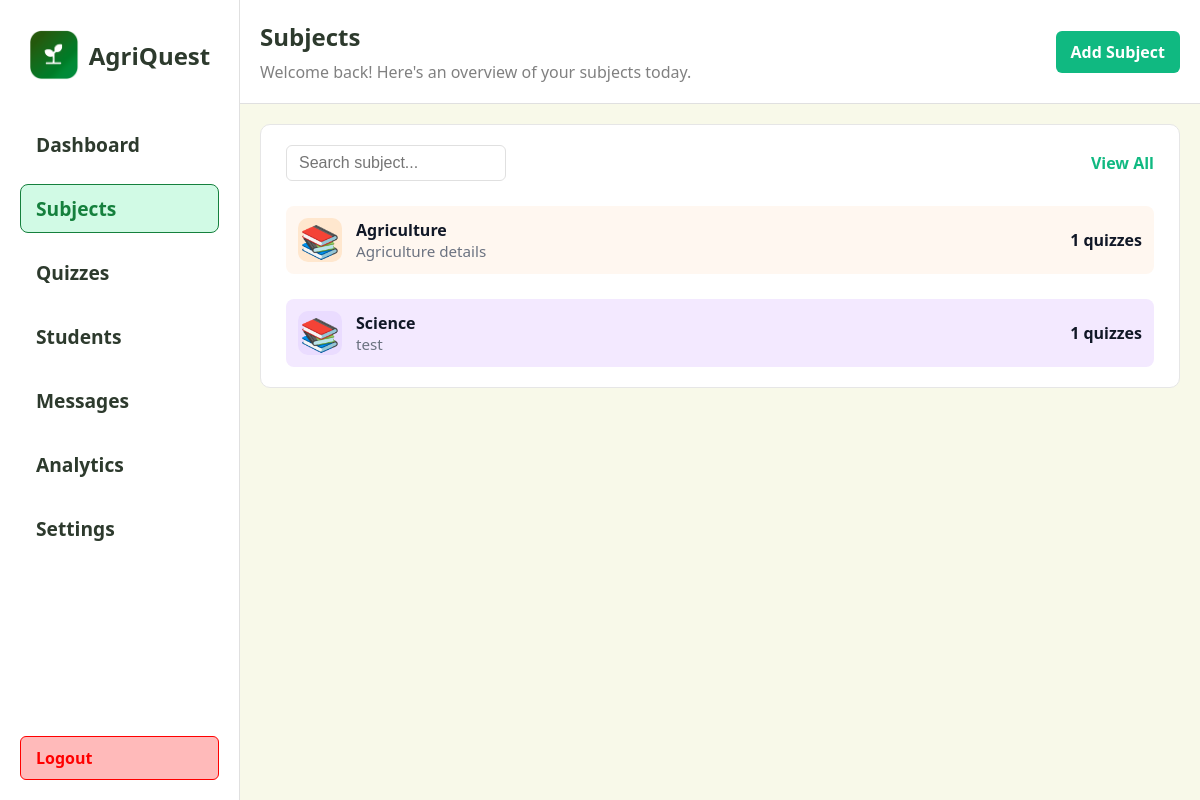
Page /teacher/subjects on the committed database.
### app/models.py (models this page shows)
class Subject(db.Model):
	id = db.Column(db.Integer, primary_key=True)
	name = db.Column(db.String(120), unique=True, nullable=False)
	code = db.Column(db.String(20), unique=True)
	description = db.Column(db.Text)
	category = db.Column(db.String(50))
	grade_level = db.Column(db.String(20))
	quizzes = db.relationship('Quiz', backref='subject', lazy=True)

### app/routes.py (the view)
@main.route("/teacher/subjects")
def teacher_subjects():
    subjects = Subject.query.all()
    return render_template("teacher/subjects.html", subjects=subjects)

### app/templates/teacher/subjects.html (shortened to what this page needs)
<!DOCTYPE html>
<html lang="en">
  <head>
  </head>
  <body>
    <div class="left">
      {% include 'partials/teacher_sidebar.html' %}
    </div>
    <div class="right">
      <div class="header">
        <div class="header-title">
          <span style="font-size: 1.5rem; font-weight: 700; color: #2d3a2d"
            >Subjects</span
          >
          <span style="font-size: 1rem; color: grey"
            >Welcome back! Here's an overview of your subjects today.</span
          >
        </div>
        <div class="header-actions">
          <a id="add-subject-btn" href="#" class="btn green" style="padding: 10px 15px; border-radius: 6px; text-decoration: none;">
            Add Subject
          </a>
        </div>
      </div>
      <div class="section" style="width: 100%;">
        <div class="available-quizzes" style="width: 100%;">
          <div style="display: flex; justify-content: space-between; align-items: center;">
            <input id="subject-search" type="text" placeholder="Search subject..." style="padding: 8px 12px; border-radius: 6px; border: 1px solid #e0e0e0; font-size: 1rem; width: 220px;" />
            <a style="color: #10b981; text-decoration: none; font-weight: 700">View All</a>
          </div>
          {% for subject in subjects %}
          {% set card_class = 'card-bg-' ~ ((loop.index0 % 5) + 1) %}
          {% set icon_class = 'icon-bg-' ~ ((loop.index0 % 5) + 1) %}
          <div class="{{ card_class }} subject-card" style="border-radius: 8px; padding: 12px; display: flex; align-items: center; gap: 14px; margin-top: 10px;" data-name="{{ subject.name|lower }}" data-description="{{ subject.description|lower if subject.description }}">
            <div class="{{ icon_class }}" style="width: 44px; height: 44px; border-radius: 10px; display: flex; align-items: center; justify-content: center; font-size: 2rem;">
              📚
            </div>
            <div style="flex: 1;">
              <div style="font-weight: 700; color: #111827;">{{ subject.name }}</div>
              <div style="color: #6b7280; font-size: 0.95rem;">{{ subject.description or 'No description' }}</div>
            </div>
            <div style="text-align: right;">
              <div style="font-weight: 600; color: #111827;">{{ subject.quizzes|length if subject.quizzes is defined else 0 }} quizzes</div>
            </div>
          </div>
          {% else %}
          <div style="margin-top: 20px; color: #6b7280; text-align: center;">No subjects found.</div>
          {% endfor %}
        </div>
      </div>
    </div>
  </body>
</html>

### app/templates/teacher/subjects.html (style rules this page uses)
.card-bg-1 { background: #fff7f0; }
.card-bg-2 { background: #f3e9ff; }
.icon-bg-1 { background: #ffe7ce; color: #b45309; }
.icon-bg-2 { background: #eadcff; color: #6b21a8; }
* { box-sizing: border-box; margin: 0; padding: 0; }
body { font-family: "Segoe UI", Tahoma, Geneva, Verdana, sans-serif; background: #f8f9e9; min-height: 100vh; display: flex; }
.left { width: 20%; background: white; padding: 20px; display: flex; flex-direction: column; justify-content: space-between; min-height: 100vh; border-right: 1px solid #e0e0e0; }
.right { height: 100vh; width: 80%; overflow-y: scroll; padding-bottom: 20px; }
.header { width: 100%; background-color: #fff; border-bottom: 1px solid #e0e0e0; margin-bottom: 20px; padding: 20px; display: flex; justify-content: space-between; align-items: center; }
.header-title { display: flex; flex-direction: column; gap: 8px; }
.section { display: flex; gap: 20px; padding: 0 20px; margin-top: 20px; }
.available-quizzes { width: 100%; background: white; border-radius: 10px; padding: 20px 25px; border: 1px solid #e6e6e6; display: flex; flex-direction: column; gap: 15px; }
.btn { padding: 8px 14px; border-radius: 8px; border: none; font-weight: 700; cursor: pointer; }
.btn.green { background: #10b981; color: #fff; }

### rows in the picture
Subject: name "Agriculture", description "Agriculture details", quizzes|length "1"
Subject: name "Science", description "test", quizzes|length "1"
